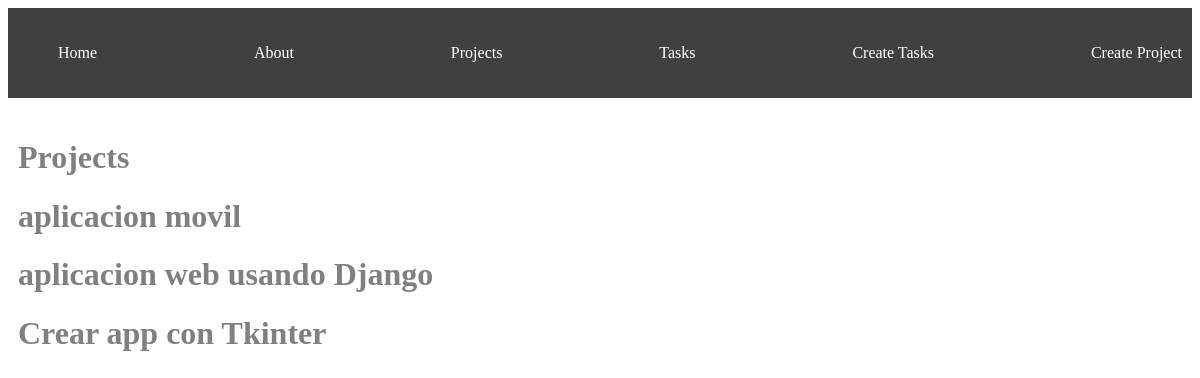
The page /projects/ on the database as committed earlier.
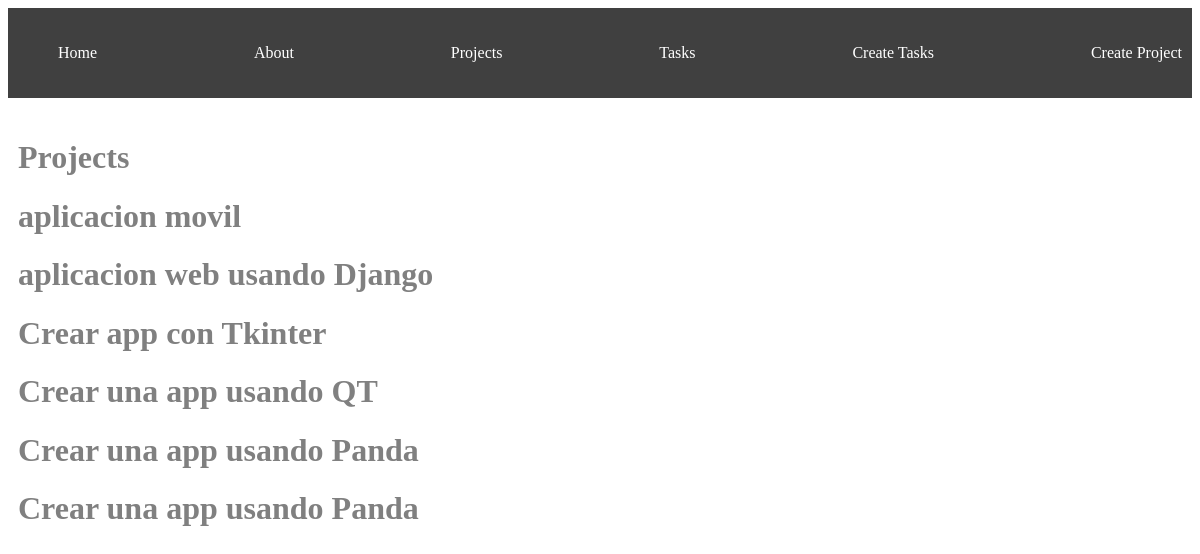
The same page on the database as committed later.
### myapp/models.py (models this page shows, shortened)
class Project(models.Model):
    name = models.CharField(max_length=200)

### myapp/views.py (the view)
# urls.py: path('projects/', views.projects, name="projects"),
def projects(request):
    projects = Project.objects.all()
    return render(request, 'projects.html',{
        'projects': projects
    })

### myapp/templates/projects.html (shortened to what this page needs)
<!DOCTYPE html>
<html lang="en">
<head>
</head>
<body>
    {% extends 'base.html' %}
    {% block content %}
    <h1>Projects</h1>
    {% for project in projects %}
    <div>
        <h1>{{project.name}}</h1>
    </div>
    {% endfor%}
    {% endblock%}

Rows that differ between the two databases and show on the page:
added Project: name "Crear una app usando QT"
added Project: name "Crear una app usando Panda"
added Project: name "Crear una app usando Panda"
